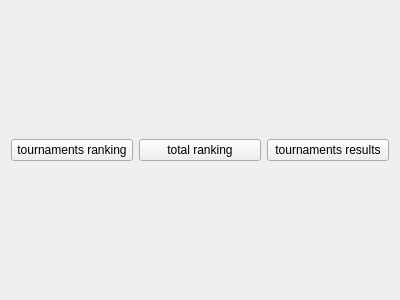
<?xml version="1.0" encoding="UTF-8"?>
<ui version="4.0">
 <class>guest2</class>
 <widget class="QWidget" name="guest2">
  <property name="geometry">
   <rect>
    <x>0</x>
    <y>0</y>
    <width>400</width>
    <height>300</height>
   </rect>
  </property>
  <property name="windowTitle">
   <string>guest</string>
  </property>
  <layout class="QHBoxLayout" name="horizontalLayout_2">
   <item>
    <layout class="QHBoxLayout" name="horizontalLayout">
     <item>
      <widget class="QPushButton" name="t_ranking">
       <property name="text">
        <string>tournaments ranking</string>
       </property>
      </widget>
     </item>
     <item>
      <widget class="QPushButton" name="ranking">
       <property name="text">
        <string>total ranking</string>
       </property>
      </widget>
     </item>
     <item>
      <widget class="QPushButton" name="results">
       <property name="text">
        <string>tournaments results</string>
       </property>
      </widget>
     </item>
    </layout>
   </item>
  </layout>
 </widget>
 <resources/>
 <connections/>
</ui>
